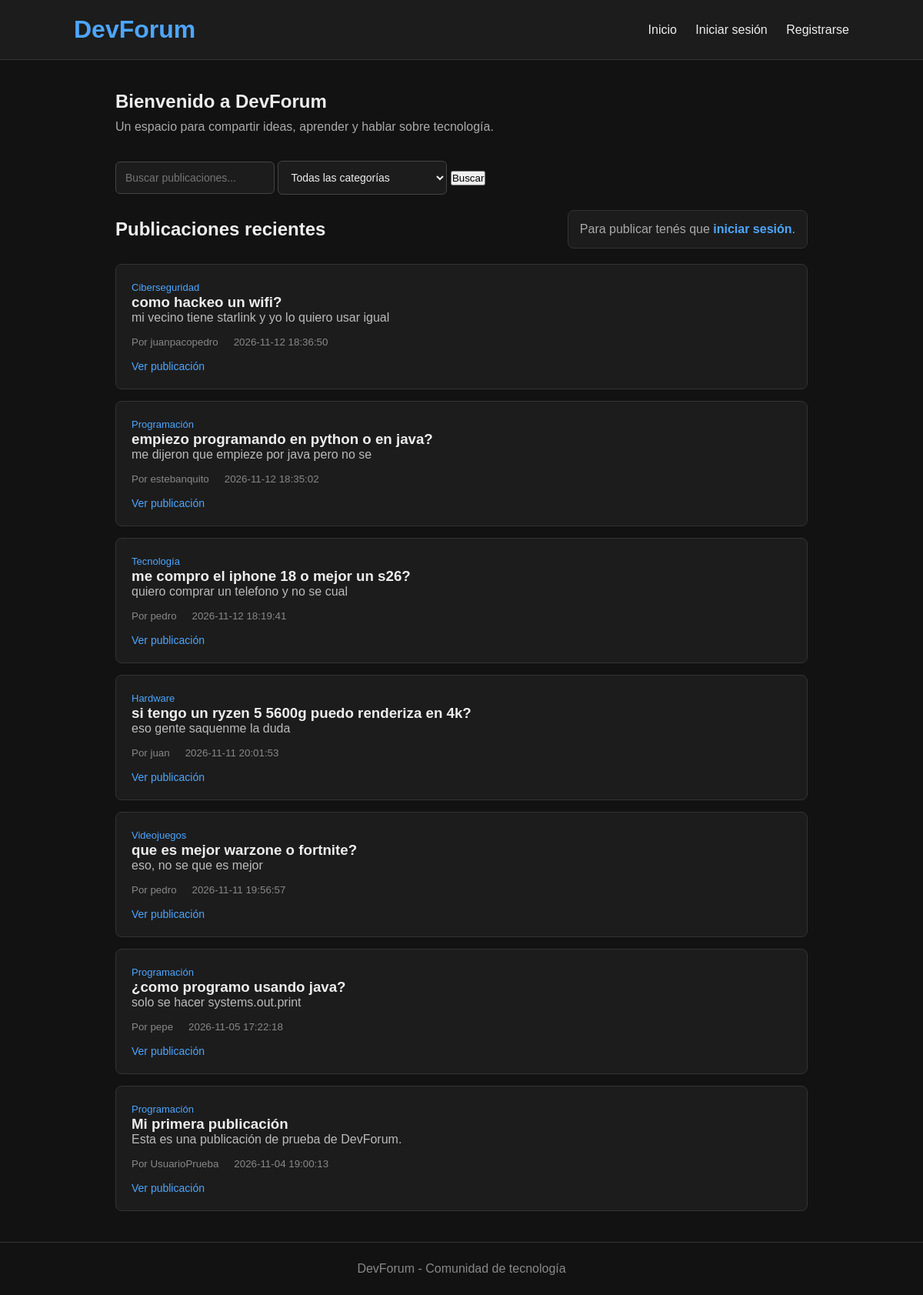
The page / on the database its author committed.
### tables this page shows
CREATE TABLE `publicaciones` (
  `id_publicacion` int(11) NOT NULL,
  `titulo` varchar(150) NOT NULL,
  `contenido` text NOT NULL,
  `fecha_creacion` datetime NOT NULL,
  `id_usuario` int(11) NOT NULL,
  `id_categoria` int(11) NOT NULL
);

CREATE TABLE `categorias` (
  `id_categoria` int(11) NOT NULL,
  `nombre` varchar(50) NOT NULL
);

CREATE TABLE `usuarios` (
  `id_usuario` int(11) NOT NULL,
  `nombre` varchar(50) NOT NULL,
  `email` varchar(100) NOT NULL,
  `password` varchar(255) NOT NULL,
  `rol` varchar(20) NOT NULL
);

### index.php (the view, shortened to what this page needs)
<?php
require_once 'conn.php';
$categoriaGuardada = $_COOKIE['ultima_categoria'] ?? '';
if (isset($_GET['categoria'])) {
    $categoria = trim($_GET['categoria']);
    setcookie("ultima_categoria", $categoria, time() + (30 * 24 * 60 * 60), "/");
} else {
    $categoria = $categoriaGuardada;
}
$buscar = trim($_GET['buscar'] ?? '');
$sql = "SELECT
            publicaciones.id_publicacion,
            publicaciones.titulo,
            publicaciones.contenido,
            publicaciones.fecha_creacion,
            usuarios.nombre AS autor,
            categorias.nombre AS categoria
        FROM publicaciones
        INNER JOIN usuarios
            ON publicaciones.id_usuario = usuarios.id_usuario
        INNER JOIN categorias
            ON publicaciones.id_categoria = categorias.id_categoria
        WHERE
            (publicaciones.titulo LIKE ? OR publicaciones.contenido LIKE ? OR ? = '')
            AND (categorias.nombre = ? OR ? = '')
        ORDER BY publicaciones.fecha_creacion DESC";
$buscarSQL = "%" . $buscar . "%";
$stmt = mysqli_prepare($conexion, $sql);
mysqli_stmt_bind_param(
    $stmt,
    "sssss",
    $buscarSQL,
    $buscarSQL,
    $buscar,
    $categoria,
    $categoria
);
mysqli_stmt_execute($stmt);
$resultado = mysqli_stmt_get_result($stmt);
?>
<?php require_once 'componentes/header.php'; ?>
    <main>
        <section class="bienvenida">
            <h2>Bienvenido a DevForum</h2>
            <p>Un espacio para compartir ideas, aprender y hablar sobre tecnología.</p>
        </section>
        <section class="herramientas">
    <form action="index.php" method="GET">
        <input
            type="text"
            name="buscar"
            placeholder="Buscar publicaciones..."
        >
    <select name="categoria">
    <option value="" <?php if ($categoria == "") echo "selected"; ?>>
        Todas las categorías
    </option>
    </select>
        <button type="submit">Buscar</button>
    </form>
</section>
        <section class="contenido">
    <div class="encabezado-publicaciones">
        <h2>Publicaciones recientes</h2>
        <?php if (isset($_SESSION["id_usuario"])): ?>
            <a href="publicar.php" class="boton-publicar">
                + Crear publicación
            </a>
        <?php else: ?>
            <p class="mensaje-login">
                Para publicar tenés que <a href="login.php">iniciar sesión</a>.
            </p>
        <?php endif; ?>
    </div>
        <?php while ($publicacion = mysqli_fetch_assoc($resultado)): ?>
        <article class="publicacion">
        <span class="categoria">
            <?php echo htmlspecialchars($publicacion["categoria"]); ?>
        </span>
        <h3>
            <?php echo htmlspecialchars($publicacion["titulo"]); ?>
        </h3>
        <p>
            <?php echo htmlspecialchars($publicacion["contenido"]); ?>
        </p>
        <div class="informacion-publicacion">
            <small>Por <?php echo htmlspecialchars($publicacion["autor"]); ?></small>
            <small><?php echo htmlspecialchars($publicacion["fecha_creacion"]); ?></small>
        </div>
        <a href="ver-publicacion.php?id=<?php echo $publicacion['id_publicacion']; ?>" class="ver-publicacion">
        Ver publicación
        </a>
    </article>
    <?php endwhile; ?>
</section>
</main>
    <?php require_once 'componentes/footer.php'; ?>
</body>
</html>

### componentes/header.php (shortened to what this page needs)
<!DOCTYPE html>
<html lang="es">
<head>
  <link rel="stylesheet" href="<?php echo BASE_URL; ?>/css/estilos.css">
</head>
<body>
    <header>
        <h1>DevForum</h1>
        <?php require_once 'componentes/nav.php'; ?>
    </header>

### componentes/nav.php
<nav>
    <a href="index.php">Inicio</a>
    <?php if (isset($_SESSION["id_usuario"])): ?>
        <a href="logout.php">Cerrar sesión</a>
        <span>Hola, <?php echo htmlspecialchars($_SESSION["nombre"]); ?></span>
    <?php else: ?>
        <a href="login.php">Iniciar sesión</a>
        <a href="registro.php">Registrarse</a>
    <?php endif; ?>
</nav>

### componentes/footer.php
<footer>
    <p>DevForum - Comunidad de tecnología</p>
</footer>

### css/estilos.css (style rules this page uses)
* { margin: 0; padding: 0; box-sizing: border-box; }
body { background-color: #121212; color: #eeeeee; font-family: Arial, sans-serif; }
header { background-color: #1c1c1c; padding: 20px 8%; display: flex; justify-content: space-between; align-items: center; border-bottom: 1px solid #333; }
header h1 { color: #4da6ff; }
nav a { color: #eeeeee; text-decoration: none; margin-left: 20px; }
main { width: 80%; max-width: 900px; margin: 40px auto; }
.bienvenida { margin-bottom: 35px; }
.bienvenida h2 { margin-bottom: 10px; }
.bienvenida p { color: #aaaaaa; }
.contenido h2 { margin-bottom: 20px; }
.publicacion { background-color: #1c1c1c; border: 1px solid #333; border-radius: 8px; padding: 20px; margin-bottom: 15px; }
.categoria { color: #4da6ff; font-size: 13px; }
.publicacion p { color: #bbbbbb; margin-bottom: 15px; }
.publicacion small { color: #888888; }
footer { text-align: center; padding: 25px; color: #888888; border-top: 1px solid #333; }
.herramientas { display: flex; gap: 15px; margin-bottom: 20px; }
.herramientas input, .herramientas select { background-color: #1c1c1c; color: #eeeeee; border: 1px solid #444; border-radius: 6px; padding: 12px; font-size: 14px; }
.herramientas input { flex: 1; }
.herramientas select { width: 220px; }
.informacion-publicacion { display: flex; gap: 20px; margin-bottom: 15px; color: #888888; }
.ver-publicacion { color: #4da6ff; text-decoration: none; font-size: 14px; }
.mensaje-login { background-color: #1c1c1c; border: 1px solid #333; border-radius: 8px; padding: 15px; color: #aaaaaa; margin-bottom: 25px; }
.mensaje-login a { color: #4da6ff; text-decoration: none; font-weight: bold; }
.encabezado-publicaciones { display: flex; justify-content: space-between; align-items: center; margin-bottom: 20px; gap: 15px; }
.encabezado-publicaciones h2 { margin-bottom: 0; }
.encabezado-publicaciones .mensaje-login { margin-bottom: 0; }

### rows shown on the page
publicaciones: id_categoria.nombre "Ciberseguridad", titulo "como hackeo un wifi?", contenido "mi vecino tiene starlink y yo lo quiero usar igual", id_usuario.nombre "juanpacopedro", fecha_creacion "2026-11-12 18:36:50"
publicaciones: id_categoria.nombre "Programación", titulo "empiezo programando en python o en java?", contenido "me dijeron que empieze por java pero no se", id_usuario.nombre "estebanquito", fecha_creacion "2026-11-12 18:35:02"
publicaciones: id_categoria.nombre "Tecnología", titulo "me compro el iphone 18 o mejor un s26?", contenido "quiero comprar un telefono y no se cual", id_usuario.nombre "pedro", fecha_creacion "2026-11-12 18:19:41"
publicaciones: id_categoria.nombre "Hardware", titulo "si tengo un ryzen 5 5600g puedo renderiza en 4k?", contenido "eso gente saquenme la duda", id_usuario.nombre "juan", fecha_creacion "2026-11-11 20:01:53"
publicaciones: id_categoria.nombre "Videojuegos", titulo "que es mejor warzone o fortnite?", contenido "eso, no se que es mejor", id_usuario.nombre "pedro", fecha_creacion "2026-11-11 19:56:57"
publicaciones: id_categoria.nombre "Programación", titulo "¿como programo usando java?", contenido "solo se hacer systems.out.print", id_usuario.nombre "pepe", fecha_creacion "2026-11-05 17:22:18"
publicaciones: id_categoria.nombre "Programación", titulo "Mi primera publicación", contenido "Esta es una publicación de prueba de DevForum.", id_usuario.nombre "UsuarioPrueba", fecha_creacion "2026-11-04 19:00:13"
